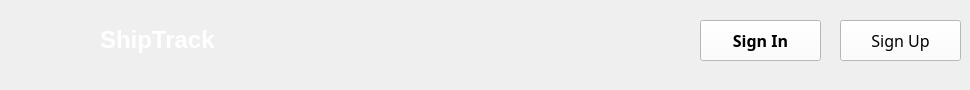
    <widget class="QWidget" name="sign_in">
     <widget class="QLabel" name="shiptracklabel">
      <property name="geometry">
       <rect>
        <x>100</x>
        <y>20</y>
        <width>121</width>
        <height>41</height>
       </rect>
      </property>
      <property name="text">
       <string>&lt;html&gt;&lt;head/&gt;&lt;body&gt;&lt;p&gt;&lt;span style=&quot; font-size:18pt; font-weight:600; color:#ffffff;&quot;&gt;ShipTrack&lt;/span&gt;&lt;/p&gt;&lt;/body&gt;&lt;/html&gt;</string>
      </property>
      <property name="scaledContents">
       <bool>false</bool>
      </property>
     </widget>
     <widget class="QLabel" name="shiptracklogo">
      <property name="geometry">
       <rect>
        <x>10</x>
        <y>0</y>
        <width>91</width>
        <height>81</height>
       </rect>
      </property>
      <property name="text">
       <string/>
      </property>
      <property name="pixmap">
       <pixmap>Logowhite.png</pixmap>
      </property>
      <property name="scaledContents">
       <bool>true</bool>
      </property>
      <property name="margin">
       <number>0</number>
      </property>
     </widget>
     <widget class="QPushButton" name="signinButton">
      <property name="geometry">
       <rect>
        <x>700</x>
        <y>20</y>
        <width>121</width>
        <height>41</height>
       </rect>
      </property>
      <property name="font">
       <font>
        <family>Glacial Indifference</family>
        <pointsize>12</pointsize>
        <weight>75</weight>
        <bold>true</bold>
       </font>
      </property>
      <property name="styleSheet">
       <string notr="true">background-color: rgb(255, 255, 255);
</string>
      </property>
      <property name="text">
       <string>Sign In</string>
      </property>
     </widget>
     <widget class="QPushButton" name="signupButton">
      <property name="geometry">
       <rect>
        <x>840</x>
        <y>20</y>
        <width>121</width>
        <height>41</height>
       </rect>
      </property>
      <property name="font">
       <font>
        <family>Glacial Indifference</family>
        <pointsize>12</pointsize>
        <weight>50</weight>
        <bold>false</bold>
       </font>
      </property>
      <property name="styleSheet">
       <string notr="true">background-color: rgb(255, 255, 255);
</string>
      </property>
      <property name="text">
       <string>Sign Up</string>
      </property>
     </widget>
    </widget>
